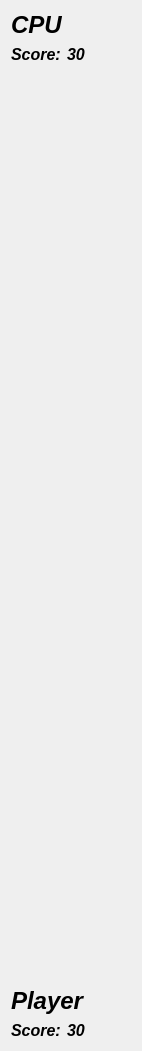
    <widget class="QWidget" name="layoutWidget">
     <property name="geometry">
      <rect>
       <x>10</x>
       <y>3</y>
       <width>122</width>
       <height>1051</height>
      </rect>
     </property>
     <layout class="QVBoxLayout" name="verticalLayout">
      <item>
       <layout class="QVBoxLayout" name="cpuVerticalLayout">
        <item>
         <widget class="QLabel" name="cpuLabel">
          <property name="font">
           <font>
            <pointsize>18</pointsize>
            <weight>75</weight>
            <italic>true</italic>
            <bold>true</bold>
           </font>
          </property>
          <property name="text">
           <string>CPU</string>
          </property>
         </widget>
        </item>
        <item>
         <layout class="QFormLayout" name="cpuFormLayout">
          <item row="0" column="0">
           <widget class="QLabel" name="cpuScore">
            <property name="font">
             <font>
              <pointsize>12</pointsize>
              <weight>75</weight>
              <italic>true</italic>
              <bold>true</bold>
             </font>
            </property>
            <property name="text">
             <string>Score:</string>
            </property>
           </widget>
          </item>
          <item row="0" column="1">
           <widget class="QLabel" name="cpuScoreNum">
            <property name="font">
             <font>
              <pointsize>12</pointsize>
              <weight>75</weight>
              <italic>true</italic>
              <bold>true</bold>
             </font>
            </property>
            <property name="text">
             <string>30</string>
            </property>
           </widget>
          </item>
         </layout>
        </item>
       </layout>
      </item>
      <item>
       <spacer name="verticalSpacer">
        <property name="orientation">
         <enum>Qt::Vertical</enum>
        </property>
        <property name="sizeHint" stdset="0">
         <size>
          <width>20</width>
          <height>98</height>
         </size>
        </property>
       </spacer>
      </item>
      <item>
       <widget class="QPushButton" name="deckButton">
        <property name="minimumSize">
         <size>
          <width>120</width>
          <height>168</height>
         </size>
        </property>
        <property name="maximumSize">
         <size>
          <width>120</width>
          <height>168</height>
         </size>
        </property>
        <property name="text">
         <string/>
        </property>
        <property name="icon">
         <iconset resource="../data/resources/deck.qrc">
          <normaloff>:/deck/Hanafuda_koi-2.svg</normaloff>:/deck/Hanafuda_koi-2.svg</iconset>
        </property>
        <property name="iconSize">
         <size>
          <width>120</width>
          <height>168</height>
         </size>
        </property>
        <property name="flat">
         <bool>true</bool>
        </property>
       </widget>
      </item>
      <item>
       <spacer name="verticalSpacer_4">
        <property name="orientation">
         <enum>Qt::Vertical</enum>
        </property>
        <property name="sizeHint" stdset="0">
         <size>
          <width>20</width>
          <height>98</height>
         </size>
        </property>
       </spacer>
      </item>
      <item>
       <layout class="QVBoxLayout" name="playerVerticalLayout">
        <item>
         <widget class="QLabel" name="playerLabel">
          <property name="font">
           <font>
            <pointsize>18</pointsize>
            <weight>75</weight>
            <italic>true</italic>
            <bold>true</bold>
           </font>
          </property>
          <property name="text">
           <string>Player</string>
          </property>
         </widget>
        </item>
        <item>
         <layout class="QFormLayout" name="playerFormLayout">
          <item row="0" column="0">
           <widget class="QLabel" name="playerScore">
            <property name="font">
             <font>
              <pointsize>12</pointsize>
              <weight>75</weight>
              <italic>true</italic>
              <bold>true</bold>
             </font>
            </property>
            <property name="text">
             <string>Score:</string>
            </property>
           </widget>
          </item>
          <item row="0" column="1">
           <widget class="QLabel" name="playerScoreNum">
            <property name="font">
             <font>
              <pointsize>12</pointsize>
              <weight>75</weight>
              <italic>true</italic>
              <bold>true</bold>
             </font>
            </property>
            <property name="text">
             <string>30</string>
            </property>
           </widget>
          </item>
         </layout>
        </item>
       </layout>
      </item>
     </layout>
    </widget>
